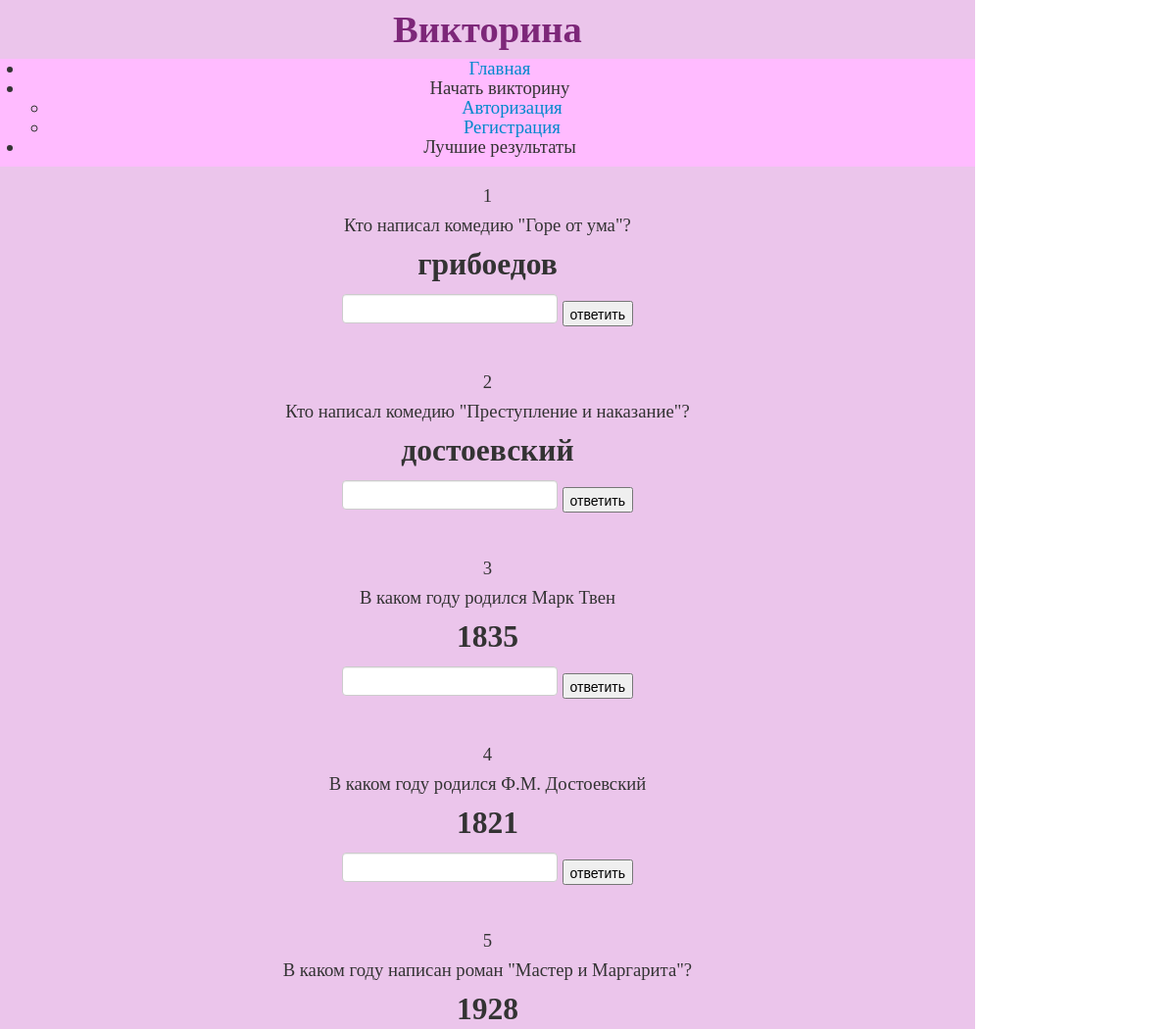
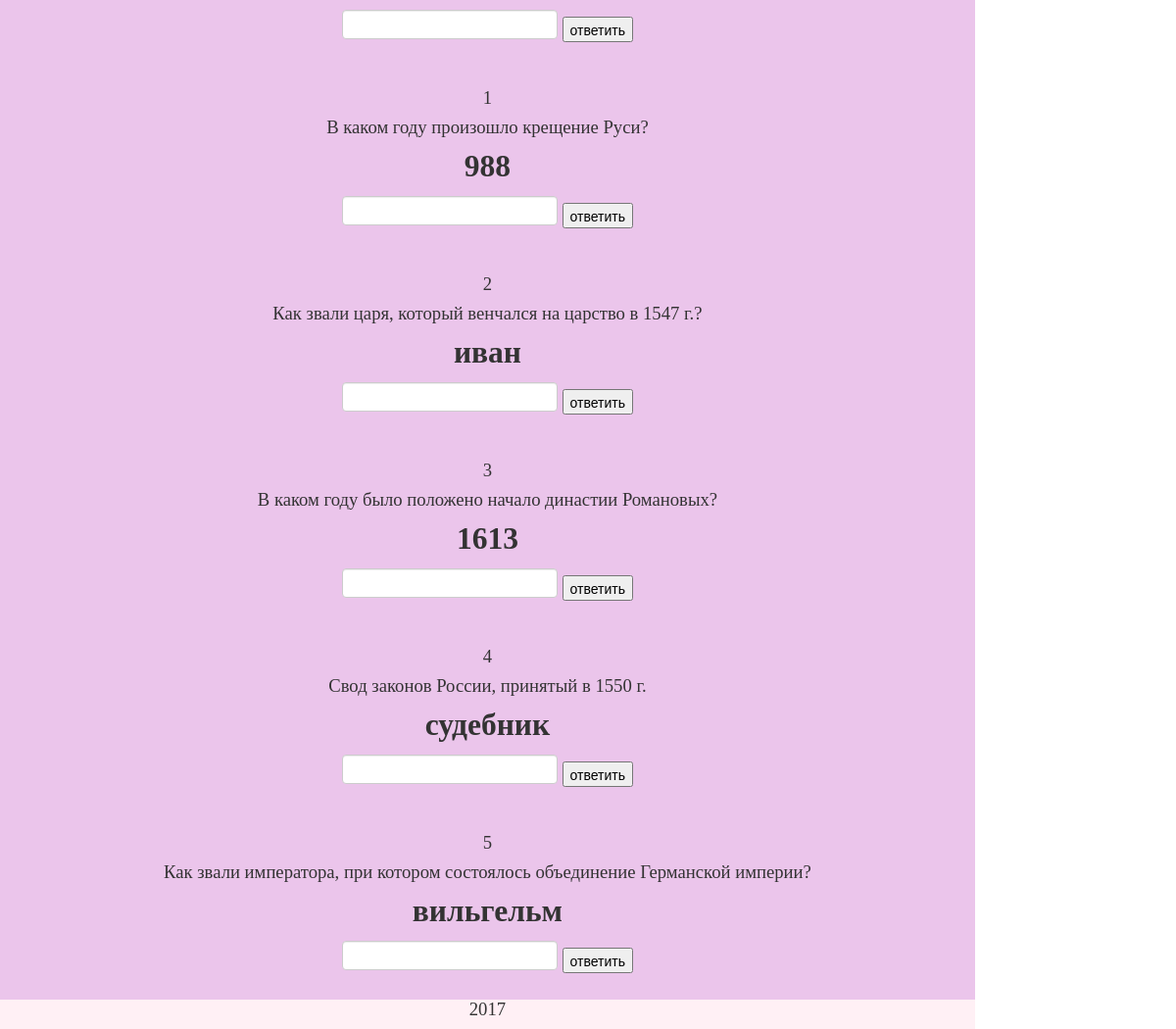
The page /myproject/pattern/victorina.php (signed in) on the database its author committed (2 pictures, top to bottom).
### tables this page shows
CREATE TABLE IF NOT EXISTS `questions` (
  `question_number_id` int(20) DEFAULT NULL,
  `theme` varchar(25) DEFAULT NULL,
  `question` varchar(150) DEFAULT NULL,
  `answer` varchar(20) DEFAULT NULL,
  `points` int(3) DEFAULT NULL,
  `id` int(10) unsigned NOT NULL AUTO_INCREMENT,
  PRIMARY KEY (`id`),
  KEY `question_number_id` (`question_number_id`)
);

### myproject/pattern/victorina.php (the view, shortened to what this page needs)
<?php
$user = 'creator';
$password = 'password';
$dsn = 'mysql:host=localhost; dbname=quiz';
function getDbConnection($dsn, $user, $password) {
	return new PDO($dsn, $user, $password);
}
$basa  = getDbConnection($dsn, $user, $password);
$basa->exec("set names utf8");
function getNotesList($basa, $sql2) {
	$notes_list = $basa->query($sql2);
	return $notes_list;
}
$sql2 = "SELECT * FROM questions";
$notes = getNotesList($basa, $sql2);
?>
<!DOCTYPE html>
<html lang="ru">
<head>
	<link href="/style/bootstrap.min.css" rel="stylesheet" type="text/css"/>
	<link href="/style/style2.css" rel="stylesheet" type="text/css"/>
	<link type="text/css" rel="stylesheet" href="/style/bootstrap-responsive.css">
</head>
<body>
	<div class="row-fluid">
	    <div class="span10" id="box1"><h1>Викторина</h1></div>
	</div>
	<div class="row-fluid">
	    <div class="span10" id="box2">
	    	<ul>
				<li><a href="/victorina.php">Главная</a></li>
				<li>Начать викторину</li>
					<ul><li><a href="http://myproject.local/avtorization/avtorization_page.php">Авторизация</a></li>
					<li><a href="http://myproject.local/avtorization/registration_page.php">Регистрация</a></li></ul>
				<li>Лучшие результаты</li>
			</ul>
		</div>
	</div>
	<div class="row-fluid">
		<div class="span10" id="box4">
			<?php if (isset($_SESSION['login']) && isset($_SESSION['password'])): ?>
				<?php foreach ($notes as $row): ?>
				<br>
				<p><?php echo $row['question_number_id']; ?></p>
				<p><?php echo $row['question']; ?></p>
				<p><h2><?php echo $row['answer']; ?></h2></p>
				<form method="post">
					<input type="text" name="answer_from_form">
					<input type="submit" name="go" value="ответить">
				</form>
				<?php endforeach; ?>
			<?php endif; ?>
		</div>
	</div>
	<div class="row-fluid">
		<div class="span10" id="box3"> 2017</div>
	</div>
</body>
</html>

### myproject/style/style2.css (style rules this page uses)
body { font-size: 14pt; font-family: times new roman; }
h1 { color: #7d2779; }
#box1 { background-color: #ebc5eb; text-align: center; }
#box2 { background-color: #FFBBFF; text-align: center; }
#box4 { background-color: #ebc5eb; text-align: center; }
#box3 { background-color: #FFF0F5; text-align: center; }

### rows shown on the page
questions: question_number "1", question "Кто написал комедию \"Горе от ума\"?", answer "грибоедов"
questions: question_number "2", question "Кто написал комедию \"Преступление и наказание\"?", answer "достоевский"
questions: question_number "3", question "В каком году родился Марк Твен", answer "1835"
questions: question_number "4", question "В каком году родился Ф.М. Достоевский", answer "1821"
questions: question_number "5", question "В каком году написан роман \"Мастер и Маргарита\"?", answer "1928"
questions: question_number "1", question "В каком году произошло крещение Руси?", answer "988"
questions: question_number "2", question "Как звали царя, который венчался на царство в 1547 г.?", answer "иван"
questions: question_number "3", question "В каком году было положено начало династии Романовых?", answer "1613"
questions: question_number "4", question "Свод законов России, принятый в 1550 г.", answer "судебник"
questions: question_number "5", question "Как звали императора, при котором состоялось объединение Германской империи?", answer "вильгельм"
